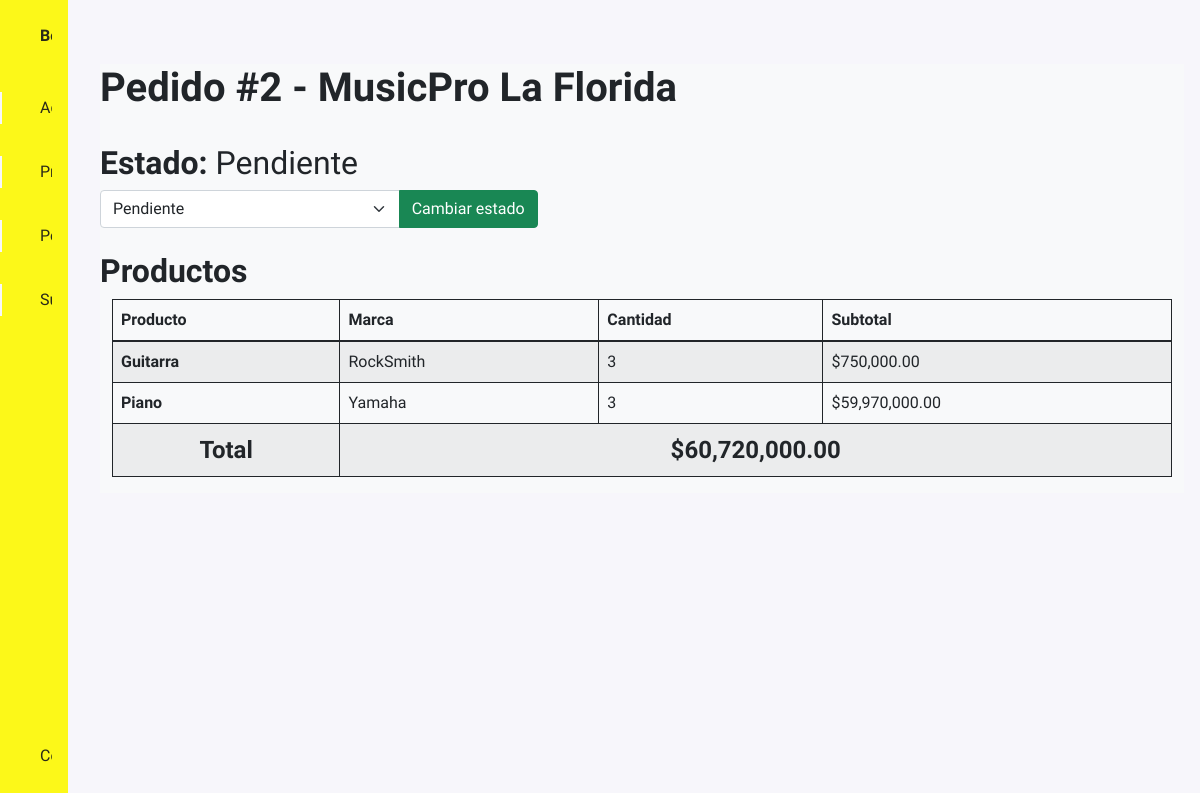
Page /bodega/pedidos/2 (signed in) on the committed database.
### bodega/models.py (models this page shows, shortened)
class Pedido(models.Model):
    pend = "Pendiente"
    envi = "Enviado"
    compl = "Completado"
    id_pedido = models.PositiveIntegerField(primary_key=True, unique=True)
    fecha_pedido = models.DateTimeField(verbose_name='Fecha del Pedido', auto_now_add=True)
    sucursal = models.ForeignKey(Sucursal, on_delete= models.CASCADE, null=False)
    productos = models.ManyToManyField(Producto, through='DetallePedido')
    estado = models.CharField(max_length=10, verbose_name='Estado', default=pend, null=False)
    total = models.DecimalField(max_digits=14, decimal_places=2, default=0, verbose_name='Total del Pedido')
    class Meta:
        verbose_name='pedido'
        verbose_name_plural='pedidos'
        ordering=['id_pedido']

class Sucursal(models.Model):
    id_sucursal = models.PositiveIntegerField(primary_key=True, verbose_name='ID Sucursal', unique=True)
    nombre = models.CharField(verbose_name='Nombre', null=False, max_length=150)
    direccion = models.CharField(verbose_name='Dirección', null=False, max_length=120)
    token = models.CharField(verbose_name="Token", max_length=12, unique=True, default='secret')
    class Meta:
        verbose_name='sucursal'
        verbose_name_plural='sucursales'
        ordering=['id_sucursal']
    def __str__(self):
        return self.nombre

class DetallePedido(models.Model):
    producto = models.ForeignKey(Producto, on_delete=models.CASCADE)
    pedido = models.ForeignKey(Pedido, on_delete=models.CASCADE)
    cantidad = models.PositiveIntegerField(default=1)
    subtotal = models.DecimalField(max_digits=14, decimal_places=2, default=0)

class Producto(models.Model):
    codigo = models.IntegerField(primary_key=True, null=False, unique=True, verbose_name='Codigo')
    nombre = models.CharField(max_length=50, null=False, verbose_name='Nombre')
    stock = models.IntegerField(null=False, default=0, verbose_name='Stock')
    descripcion = models.CharField(max_length=400, verbose_name='Descripción')
    marca = models.CharField(max_length=80, verbose_name='Marca')
    precio = models.IntegerField(null=False, default=0, verbose_name='Precio')
    imagen = models.ImageField(null=True, blank=True, upload_to='productos/', verbose_name='Imagen')
    fecha_creacion = models.DateTimeField(auto_now_add=True, verbose_name='Fecha de Creación')
    class Meta:
        verbose_name='producto'
        verbose_name_plural='productos'
        ordering=['codigo']

### bodega/views.py (the view)
# urls.py: path('bodega/pedidos/<int:id_pedido>', pedidos_detalle, name="pedidos_detalle"),
@login_required
def pedidos_detalle(request, id_pedido):
    try:
        pedido = Pedido.objects.get(id_pedido = id_pedido)
        detalle = DetallePedido.objects.filter(pedido_id = id_pedido)
        productos = Producto.objects.all()
        total = 0
        for p in detalle:
            total += p.subtotal
        return render(request, 'core/pedido/pedido_detalle.html',
        {
            'pedido':pedido,
            'detalle':detalle,
            'productos':productos,
            'total':total,
        })
    except:
        return render(redirect(pedidos_list))

### bodega/templates/core/pedido/pedido_detalle.html (shortened to what this page needs)
{% extends 'core/base.html' %}
{% load static humanize %}
{% block content %}
<h1 class="fw-bold">Pedido #{{ pedido.id_pedido }} - {{ pedido.sucursal }}</h1>
<br>
<h2><strong>Estado:</strong> {{ pedido.estado }}</h2>
<div class="row">
    <div class="col-5">
        <form action="{{pedido.id_pedido}}/edit" method="POST">
            <div class="input-group">
                <select name="estado" id="estado" class="form-select">
                    <option value="Pendiente">Pendiente</option>
                </select>
                <input class="btn btn-success" type="submit" id="editar" value="Cambiar estado"></a>
            </div>
        </form>
    </div>
</div>
<br>
<h2 class="fw-bold">Productos</h2>
<div class="container-fluid">
    <table class="table table-hover table-bordered border-dark table-striped">
        <thead>
            <tr>
                <th scope="col" class="fw-bold">Producto</th>
                <th scope="col" class="fw-bold">Marca</th>
                <th scope="col" class="fw-bold">Cantidad</th>
                <th scope="col" class="fw-bold">Subtotal</th>
            </tr>
        </thead>
        <tbody>
            {% for d in detalle %}
            <tr>
                <td class="fw-bold">{{d.producto.nombre}}</td>
                <td>{{d.producto.marca}}</td>
                <td>{{d.cantidad}}</td>
                <td>${{d.subtotal | intcomma:False}}</td>
            </tr>
            {% empty %}
            <tr>
                <td class="text-center fw-bold" colspan="4">No se encuentran productos en el pedido.</td>
            </tr>
            {% endfor %}
            <tr>
                <td colspan="1" class="fw-bold fs-4 text-center">Total</td>
                <td colspan="3" class="fw-bold fs-4 text-center">${{total|intcomma:False}}</td>
            </tr>
        </tbody>
    </table>
</div>
{% endblock content %}

### bodega/static/core/css/styles.css (style rules this page uses)
:root { --header-height: 3rem; --nav-width: 68px; --first-color: #fcf819; --first-color-light: #AFA5D9; --white-color: #F7F6FB; --body-font: 'Nunito', sans-serif; --normal-font-size: 1rem; --z-fixed: 100 }
body { background-color: #F7F6FB; position: relative; margin: var(--header-height) 0 0 0; padding: 0 1rem; font-family: var(--body-font); font-size: var(--normal-font-size); transition: .5s }
.container-fluid { max-height: clamp(40vh); overflow: auto; }
@media screen and (min-width: 768px) { body { margin: calc(var(--header-height) + 1rem) 0 0 0; padding-left: calc(var(--nav-width) + 2rem) } }

### rows in the picture
Pedido: id_pedido "2", sucursal "MusicPro La Florida", estado "Pendiente"
DetallePedido: producto.nombre "Guitarra", producto.marca "RockSmith", cantidad "3", subtotal "750,000.00"
DetallePedido: producto.nombre "Piano", producto.marca "Yamaha", cantidad "3", subtotal "59,970,000.00"

### other values in the picture
{{ total|intcomma:False }} "60,720,000.00"
